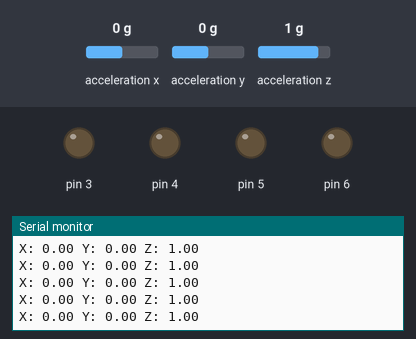
The program below on a simulated Arduino Uno, built with avr-gcc and run on an emulated ATmega328P. Parts: output pins drawn as LEDs (lit = HIGH), the last lines printed to the serial monitor. Wiring (inferred from the names in the program): ADXL345 accelerometer at I2C address 0x53. The inputs (shaded band) are chosen by the test bench; at power-on: acceleration x 0 g, acceleration z 1 g, acceleration y 0 g.

Above: at 1.2 s.
1.3 s: acceleration x set to -1.4 g
At 1.36 s:
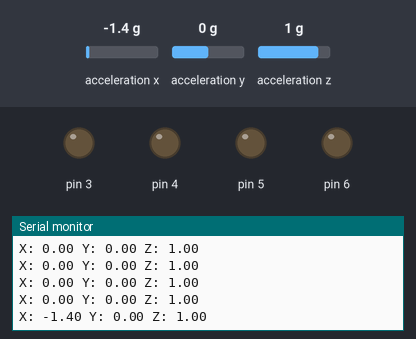
4.3 s: acceleration z set to 0 g
At 4.31 s:
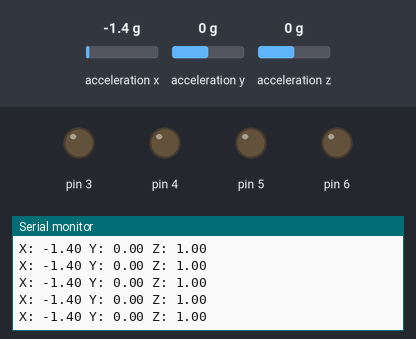

The program:

main.cpp
```cpp
#include "driver.h"
#include <Wire.h>
#include "DFRobot_ADXL345.cpp"

//ADXL345 Definitions:
#define THIGH_ADXL_ADDR 0x53
#define CALF_ADXL_ADDR 0x1D
#define X_Reg1 0x32
#define X_Reg2 0x33
#define Y_Reg1 0x34
#define Y_Reg2 0x35
#define Z_Reg1 0x36
#define Z_Reg2 0x37
#define PWR_CTL 0x2D
#define cs_pin 10

int X0;
int X1;

String x, y, z;

driver stepper(4, 5, 3, 6, 200);

float getWireRead();


void setup() {
  Serial.begin(9600);
  Wire.begin();
}

void loop() {
  Wire.beginTransmission(THIGH_ADXL_ADDR);
  Wire.write(X_Reg1);
  Wire.endTransmission(false);
  Wire.requestFrom(THIGH_ADXL_ADDR, 6, true);

  x = getWireRead();
  y = getWireRead();
  z = getWireRead();

  Serial.println("X: " + x + " Y: " + y + " Z: " + z);
  delay(50);
}

float getWireRead(){
  float value = Wire.read() | (Wire.read() << 8);
  return value/256;
}
```

driver.h
```cpp
#ifndef DRIVER_H
#define DRIVER_H

#include <Arduino.h>
#include <vector>

class driver{
    public:

    driver(int Pin_A, int Pin_B, int Pin_C, int Pin_D, long stepsPerRev);
    void set_speed(long stepsPerSecond);
    int step(int steps);

    private:
    long _stepsPerRev;
    long _stepDelay;
    std::vector<int> _pins;
    bool _direction;
    int _stepsLeft;
    int _stepsMoved;
};
#endif
```

driver.cpp
```cpp
#include "driver.h"


driver::driver(int pwm_1, int pwm_2, int dir_1, int dir_2, long stepsPerRev){
    _pins.push_back(pwm_1);
    _pins.push_back(pwm_2);
    _pins.push_back(dir_1);
    _pins.push_back(dir_2);
    _stepsPerRev = stepsPerRev;

    for(int i = 0; i < 4; i++){
        pinMode(_pins[i], OUTPUT);
    }
}

void driver::set_speed(long stepsPerSecond) {_stepDelay = 1000/(stepsPerSecond); }


//This function coordinates the required direction 1, 2
//and PWM 1 & 2 digital values to step the motor by 'steps'

int driver::step(int steps){
    //initialise vector of connected pins.
    _stepsMoved = 0;
    for(int i = 0; i < 4; i++){
        digitalWrite(_pins[i], 0);
    }

    if(steps > 0){
        _direction = true; //true for motion in positive direction (dependant on chosen motor & wire config)
    }
    else if(steps < 0){
        _direction = false; //false for motion in negative direction.
    }

    while(abs(_stepsLeft > 0)){

        if(_direction){

            //phase 0.5
            digitalWrite(_pins[0], 1);
            for(int i = 1; i < 4; i++){
                digitalWrite(_pins[i], 0);
            }
            _stepsMoved++;
            _stepsLeft = steps - _stepsMoved;

            delay(_stepDelay);

            //phase 1
            digitalWrite(_pins[1], 1);

            _stepsMoved++;
            _stepsLeft = steps - _stepsMoved;

            delay(_stepDelay);

            //phase 1.5
            digitalWrite(_pins[0], 0);
            digitalWrite(_pins[1], 0);
            digitalWrite(_pins[2], 1);
            digitalWrite(_pins[3], 1);

            _stepsMoved++;
            _stepsLeft = steps - _stepsMoved;

            delay(_stepDelay);

            //phase 2
            digitalWrite(_pins[2], 0);

            _stepsMoved++;
            _stepsLeft = steps - _stepsMoved;

            delay(_stepDelay);
        }

        if(!_direction){
            digitalWrite(_pins[0], 0);
            digitalWrite(_pins[1], 0);
            digitalWrite(_pins[2], 0);
            digitalWrite(_pins[3], 1);

            _stepsMoved++;
            _stepsLeft = steps - _stepsMoved;

            delay(_stepDelay);

            digitalWrite(_pins[0], 0);
            digitalWrite(_pins[1], 0);
            digitalWrite(_pins[2], 1);
            digitalWrite(_pins[3], 1);

            _stepsMoved++;
            _stepsLeft = steps - _stepsMoved;

            delay(_stepDelay);

            digitalWrite(_pins[0], 1);
            digitalWrite(_pins[1], 1);
            digitalWrite(_pins[2], 0);
            digitalWrite(_pins[3], 0);

            _stepsMoved++;
            _stepsLeft = steps - _stepsMoved;

            delay(_stepDelay);

            digitalWrite(_pins[0], 1);
            digitalWrite(_pins[1], 0);
            digitalWrite(_pins[2], 0);
            digitalWrite(_pins[3], 0);

            _stepsMoved++;
            _stepsLeft = steps - _stepsMoved;

            delay(_stepDelay);

        }
    }
    return _stepsLeft;
}
```

Measured:
- after the input at 1.3 s, the serial monitor: prints a new line at once (image 1)
